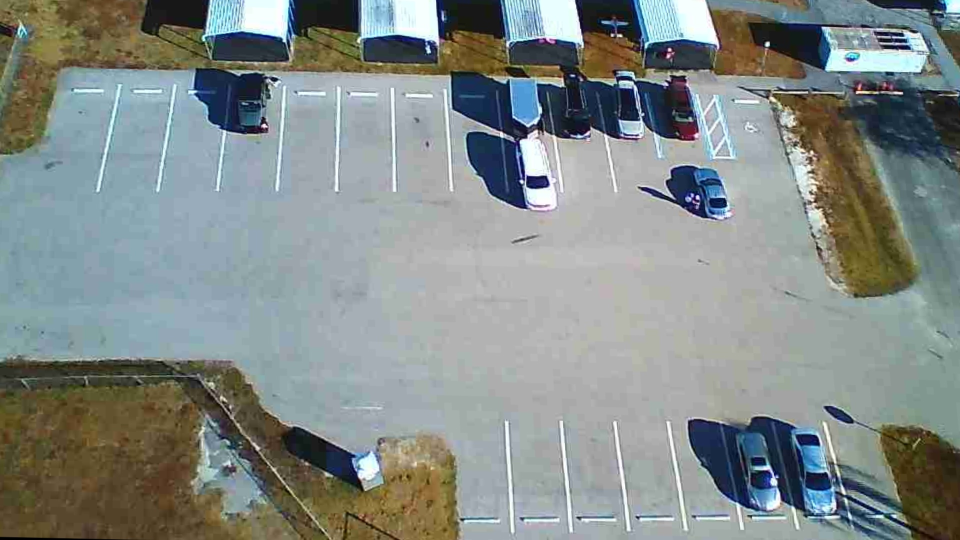
#> input picture drone_parking_backend/frame processing server/lots/1/master.JPG, 1920 x 1080 px, found by its file name (shown at 1/2 size)
$ python profile_pipeline.py
#> lines starting #> are read from the running program, lines starting #| are printed output that depends on the picture
### drone_parking_backend/frame processing server/config.py
import os
import json
import cv2
import numpy as np

LOT_DIR = "lots"


def load_lot(lot_id):
    """Load master image and parking spot definitions for a lot.

    Returns (master_img, parking_data, error_string).
    parking_data is a list of (polygon_ndarray, spot_id) tuples,
    matching the format used by the occupancy checker.
    """
    lot_path = os.path.join(LOT_DIR, lot_id)
    master_path = os.path.join(lot_path, "master.jpg")
    parking_path = os.path.join(lot_path, "parking.json")

    # Try .jpg first, then .JPG
    if not os.path.exists(master_path):
        master_path = os.path.join(lot_path, "master.JPG")
    if not os.path.exists(master_path):
        return None, None, f"Master image missing for {lot_id}"

    if not os.path.exists(parking_path):
        return None, None, f"Parking data missing for {lot_id}"

    master_img = cv2.imread(master_path)
    if master_img is None:
        return None, None, f"Failed to decode master image for {lot_id}"

    with open(parking_path, "r") as f:
        spots_json = json.load(f)

    # Convert back to the (polygon_ndarray, spot_id) format
    parking_data = []
    for spot in spots_json:
        polygon = np.array(spot["polygon"], np.int32)
        parking_data.append((polygon, spot["id"]))

    return master_img, parking_data, None


# [9 lines that do not run on import are left out]

### drone_parking_backend/frame processing server/visualize_lot.py
import cv2
import numpy as np
import os
import sys

from align import align_to_master, precompute_master
from config import load_lot
from detect import detect_cars
from occupancy import check_occupancy


# Global cache to store precomputed alignment data for each lot
# Format: { lot_id: (master_kp, master_des) }
MASTER_CACHE = {}


# [49 lines left out: function draw_visualization, not called in this run]


def promote_master(lot_id, aligned_image, inliers, inlier_threshold=140):
    """Saves the current aligned frame as the new master if it matches exceptionally well.

    Since the image is already 'aligned', it perfectly matches the existing
    coordinates in parking.json.
    """
    if inliers > inlier_threshold:
        lot_path = os.path.join("lots", lot_id)
        if not os.path.exists(lot_path):
            return False

        master_path = os.path.join(lot_path, "master.jpg")
        backup_path = os.path.join(lot_path, "master_backup.jpg")

        # Backup original if not already backed up
        if os.path.exists(master_path) and not os.path.exists(backup_path):
            os.rename(master_path, backup_path)

        cv2.imwrite(master_path, aligned_image)
        print(f"🌟 Master image for lot {lot_id} PROMOTED (Inliers: {inliers})")

        # Clear cache so next run uses the new master
        if lot_id in MASTER_CACHE:
            del MASTER_CACHE[lot_id]
        return True
    return False


def visualize_lot(lot_id, image_path, output_path="debug_visualized.jpg"):
    """Full visualization pipeline."""
    print(f"Loading lot: {lot_id}")
    print(f"Image: {image_path}")

    master_img, parking_data, err = load_lot(lot_id)
    if err:
        print("Error:", err)
        return

    image = cv2.imread(image_path)
    if image is None:
        print("Error: Could not load image:", image_path)
        return

    print("Aligning image...")

    # Get or compute cached master features
    if lot_id not in MASTER_CACHE:
        print(f"Precomputing master features for lot {lot_id}...")
        kp, des = precompute_master(master_img)
        MASTER_CACHE[lot_id] = (kp, des)

    master_kp, master_des = MASTER_CACHE[lot_id]

    align_result = align_to_master(master_img, image, master_kp=master_kp, master_des=master_des)
    aligned = align_result["aligned"]
    inliers = align_result["inliers"]

    if align_result["homography"] is None:
        print("⚠️ Alignment failed — using original image (All fallbacks exhausted)")
        aligned = image
    else:
        fallback = align_result.get("fallback_used", "None")
        if fallback == "None":
            print(f"Alignment successful (Standard Methods). Inliers: {inliers}")
        else:
            print(f"Alignment successful via Fallback ({fallback}). Inliers: {inliers}")
        # Check if we should promote this frame to be the new master
        promote_master(lot_id, aligned, inliers)

    print("Running detection...")
    boxes = detect_cars(aligned)

    print(f"Detected {len(boxes)} vehicles")
    for i, box in enumerate(boxes):
        print(f"  Box {i}: {box}")

    print("Checking occupancy...")
    occ = check_occupancy(boxes, parking_data)

    print(f"Occupied: {len(occ['occupied'])}")
    print(f"Free: {len(occ['free'])}")

    print("Drawing visualization...")
    vis = draw_visualization(aligned, parking_data, occ, boxes)

    cv2.imwrite(output_path, vis)
    print("Saved:", output_path)

    return vis


# [10 lines that do not run on import are left out]

### drone_parking_backend/frame processing server/align.py
import cv2
import numpy as np
import sys


def precompute_master(master_img):
    """Pre-calculate SIFT keypoints and descriptors for a master image."""
    gray = cv2.cvtColor(master_img, cv2.COLOR_BGR2GRAY)
    sift = cv2.SIFT_create()
    kp, des = sift.detectAndCompute(gray, None)
    return kp, des


def align_to_master(master, new_img, master_kp=None, master_des=None):
    """Align a new drone image to the master reference using SIFT + FLANN.

    Args:
        master: the master image BGR array
        new_img: the live drone image BGR array
        master_kp: (optional) precompute_master keypoints
        master_des: (optional) precompute_master descriptors
    """
    gray2 = cv2.cvtColor(new_img, cv2.COLOR_BGR2GRAY)

    sift = cv2.SIFT_create()

    # Use precomputed master data if provided, otherwise compute it now
    if master_kp is None or master_des is None:
        gray1 = cv2.cvtColor(master, cv2.COLOR_BGR2GRAY)
        kp1, des1 = sift.detectAndCompute(gray1, None)
    else:
        kp1, des1 = master_kp, master_des

    kp2, des2 = sift.detectAndCompute(gray2, None)

    result = {
        "aligned": new_img,
        "homography": None,
        "keypoints_master": len(kp1) if kp1 else 0,
        "keypoints_live": len(kp2) if kp2 else 0,
        "good_matches": 0,
        "inliers": 0,
    }

    if des1 is None or des2 is None:
        return result

    index_params = dict(algorithm=1, trees=5)
    search_params = dict(checks=50)
    flann = cv2.FlannBasedMatcher(index_params, search_params)
    matches = flann.knnMatch(des1, des2, k=2)

    good_matches = []
    for m, n in matches:
        if m.distance < 0.7 * n.distance:
            good_matches.append(m)

    result["good_matches"] = len(good_matches)

    if len(good_matches) < 10:
        return result

    dst_pts = np.float32([kp1[m.queryIdx].pt for m in good_matches]).reshape(-1, 1, 2)
    src_pts = np.float32([kp2[m.trainIdx].pt for m in good_matches]).reshape(-1, 1, 2)

    H, mask = cv2.findHomography(src_pts, dst_pts, cv2.RANSAC, 5.0)

    if H is None:
        return result

    result["inliers"] = int(mask.ravel().sum())
    result["homography"] = H
    result["aligned"] = cv2.warpPerspective(new_img, H, (master.shape[1], master.shape[0]))

    return result


# [30 lines that do not run on import are left out]

### drone_parking_backend/frame processing server/detect.py
import os
import sys
import tempfile
import cv2
import numpy as np
from roboflow import Roboflow

# Roboflow config — reads API key from env var
ROBOFLOW_API_KEY = os.environ.get("ROBOFLOW_API_KEY", "crcxvzrMUhqJYcyMcpW8")
WORKSPACE = "drone-parking-management-system"
PROJECT = "drone-parking-detection"
MODEL_VERSION = 4

_model = None


def _get_model():
    global _model
    if _model is None:
        if not ROBOFLOW_API_KEY:
            raise RuntimeError("ROBOFLOW_API_KEY environment variable is not set")
        rf = Roboflow(api_key=ROBOFLOW_API_KEY)
        project = rf.workspace(WORKSPACE).project(PROJECT)
        _model = project.version(MODEL_VERSION).model
    return _model


def preprocess(image):
    """Enhance image for better detection, especially for dark vehicles.

    Uses LAB CLAHE for local contrast, Gamma correction for shadow recovery,
    and a subtle sharpening to define vehicle edges.
    """
    lab = cv2.cvtColor(image, cv2.COLOR_BGR2LAB)
    l, a, b = cv2.split(lab)
    clahe = cv2.createCLAHE(clipLimit=2.5, tileGridSize=(8, 8))
    l = clahe.apply(l)
    img = cv2.merge([l, a, b])
    img = cv2.cvtColor(img, cv2.COLOR_LAB2BGR)

    gamma = 1.2
    invGamma = 1.0 / gamma
    table = np.array([((i / 255.0) ** invGamma) * 255 for i in np.arange(0, 256)]).astype("uint8")
    img = cv2.LUT(img, table)

    kernel = np.array([[-1/9, -1/9, -1/9], [-1/9, 17/9, -1/9], [-1/9, -1/9, -1/9]])
    img = cv2.filter2D(img, -1, kernel)

    return img


def detect_cars(image, confidence=30, overlap=30, use_preprocess=True):
    """Run Roboflow detection on a cv2 image.

    Args:
        image: BGR numpy array (cv2 image)
        confidence: detection confidence threshold (0-100)
        overlap: overlap threshold (0-100)
        use_preprocess: whether to apply image enhancement

    Returns list of (x1, y1, x2, y2, confidence) tuples.
    """
    if use_preprocess:
        image = preprocess(image)

    model = _get_model()

    # Roboflow SDK needs a file path, so write to a temp file
    with tempfile.NamedTemporaryFile(suffix=".jpg", delete=False) as f:
        tmp_path = f.name
        cv2.imwrite(tmp_path, image)

    try:
        pred = model.predict(tmp_path, confidence=confidence, overlap=overlap).json()
    finally:
        os.unlink(tmp_path)

    boxes = []
    for d in pred["predictions"]:
        x, y, w, h = d["x"], d["y"], d["width"], d["height"]
        conf = d.get("confidence", 0.0)
        x1, y1 = int(x - w / 2), int(y - h / 2)
        x2, y2 = int(x + w / 2), int(y + h / 2)
        boxes.append((x1, y1, x2, y2, conf))

    return boxes


# [16 lines that do not run on import are left out]

### drone_parking_backend/frame processing server/profile_pipeline.py
import time
import cProfile
import pstats
import io
import os

from visualize_lot import visualize_lot, MASTER_CACHE

def measure_pipeline_latency(lot_id, image_path):
    print(f"\n{'='*50}")
    print(f"PROFILING RUN FOR IMAGE: {image_path}")
    print(f"{'='*50}\n")

    print("--- RUN 1: COLD START (Cache Empty) ---")
    start_time = time.time()
    visualize_lot(lot_id, image_path, "profile_output_run1.jpg")
#> in load_lot, master_img is the input picture: shape (1080, 1920, 3); mean B, G, R 136, 138.5, 131
#> (reads drone_parking_backend/frame processing server/parking.json from the repository)
#> in visualize_lot, `master_img, parking_data, err = load_lot(lot_id)`: parking_data = 21 items
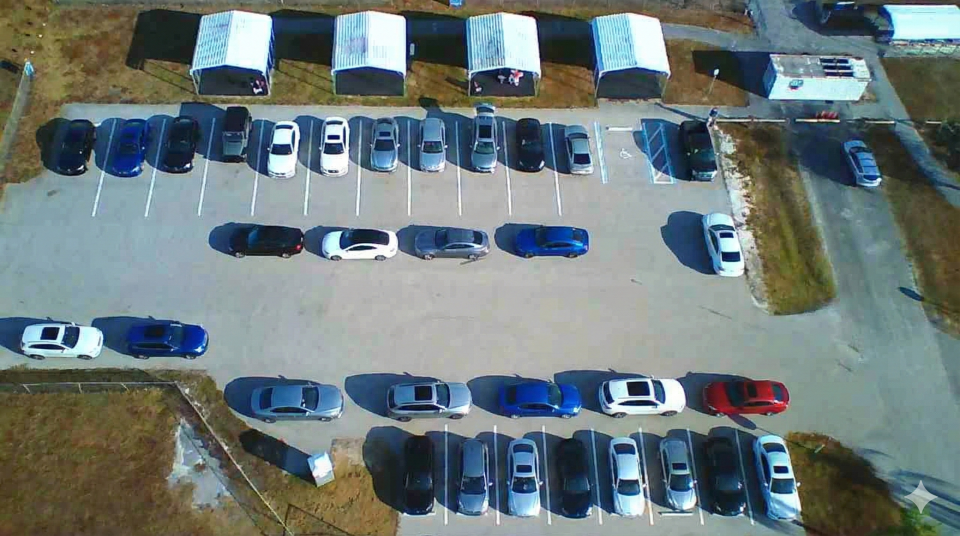
#> input picture drone_parking_backend/frame processing server/test_lot1.png, 1920 x 1072 px (shown at 1/2 size)
#> in visualize_lot, image is the input picture: shape (1072, 1920, 3); mean B, G, R 122, 121.8, 109.9
#> in precompute_master, `gray = cv2.cvtColor(master_img, cv2.COLOR_BGR2GRAY)`:
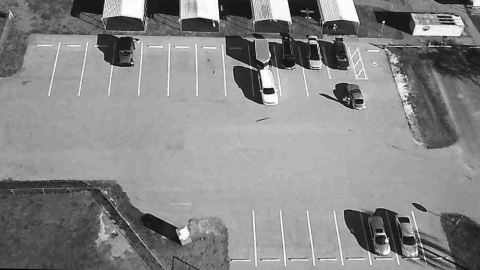
#> gray: shape (1080, 1920) (shown at 1/4 size); min 0, max 255, mean 135.9
#> in precompute_master, `kp, des = sift.detectAndCompute(gray, None)`: kp = 6308 keypoints; strongest (x, y, size): (1535, 88, 6.3), (1395, 395, 5.2), (1079, 364, 20.6), (1339, 99, 4.6)
#> in visualize_lot, `master_kp, master_des = MASTER_CACHE[lot_id]`: master_kp has the same summary as kp in precompute_master
#> in align_to_master, `gray2 = cv2.cvtColor(new_img, cv2.COLOR_BGR2GRAY)`:
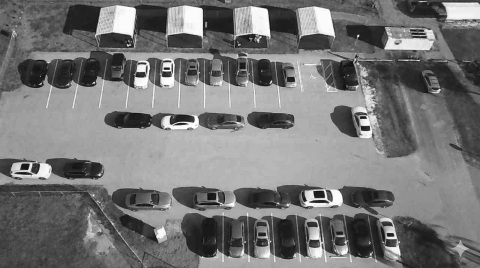
#> gray2: shape (1072, 1920) (shown at 1/4 size); min 3, max 255, mean 118.3
#> in align_to_master, `kp1, des1 = master_kp, master_des`: kp1 has the same summary as kp in precompute_master
#> in align_to_master, `kp2, des2 = sift.detectAndCompute(gray2, None)`: kp2 = 8856 keypoints; strongest (x, y, size): (376, 331, 4.9), (1433, 144, 6.4), (674, 274, 6.7), (660, 274, 6.7)
#> in align_to_master, `matches = flann.knnMatch(des1, des2, k=2)`: matches = 6308 matches
#> after the loop in align_to_master, `for m, n in matches:`: good_matches = 142 matches
#> in align_to_master, `dst_pts = np.float32([kp1[m.queryIdx].pt for m in good_matches]).resha..`: dst_pts = 142 rows, first 8: [11.28, 716.5], [46.09, 761.2], [60.33, 67.75], [115, 138.1], [175.4, 66.48], [258, 107.2], [308, 58.88], [384.1, 965.4]
#> in align_to_master, `src_pts = np.float32([kp2[m.trainIdx].pt for m in good_matches]).resha..`: src_pts = 142 rows, first 8: [1244.4, 204.4], [49.61, 771], [71.77, 140.7], [122.7, 206], [174.4, 141.7], [248.1, 179.9], [653.9, 291.2], [334.5, 955.8]
#> in align_to_master, `H, mask = cv2.findHomography(src_pts, dst_pts, cv2.RANSAC, 5.0)`: H = [[1.12, 0.0137, -22.13], [0.0116, 1.05, -76.7], [2.86e-05, -5.29e-05, 1]]; mask = 142 values, max 1 at index 1, min 0 at index 0, mean 0.521
#> in visualize_lot, `align_result = align_to_master(master_img, image, master_kp=master_kp,..`: align_result = 6 items
#> in visualize_lot, `inliers = align_result["inliers"]`: inliers = 74
#> in visualize_lot, `fallback = align_result.get("fallback_used", "None")`: fallback = 'None'
#| Alignment successful (Standard Methods). Inliers: 74
#> in preprocess, `l, a, b = cv2.split(lab)`:
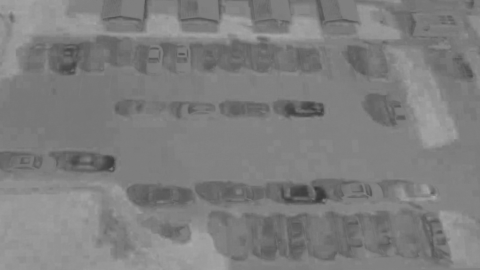
#> b: shape (1080, 1920) (shown at 1/4 size); min 53, max 177, mean 125.9
#> (the call stopped at in _get_model, `rf = Roboflow(api_key=ROBOFLOW_API_KEY)`: roboflow is not available in this run)
    cold_time = time.time() - start_time
    print(f"-> Total Cold Start Time: {cold_time:.3f}s\n")

    print("--- RUN 2: WARM START (Master Keypoints Cached) ---")
    start_time = time.time()
    visualize_lot(lot_id, image_path, "profile_output_run2.jpg")
#> call 2 of visualize_lot, with lot_id = '1', image_path = 'test_lot1.png', output_path = 'profile_output_run2.jpg'
#> after the loop in align_to_master (call 2), `for m, n in matches:`: good_matches = 151 matches
#> in align_to_master (call 2), `dst_pts = np.float32([kp1[m.queryIdx].pt for m in good_matches]).resha..`: dst_pts = 151 rows, first 8: [11.28, 716.5], [46.09, 761.2], [115, 138.1], [133, 720.1], [175.4, 66.48], [229.4, 104.4], [258, 107.2], [308, 58.88]
#> in align_to_master (call 2), `src_pts = np.float32([kp2[m.trainIdx].pt for m in good_matches]).resha..`: src_pts = 151 rows, first 8: [1244.4, 204.4], [49.61, 771], [122.7, 206], [1645.5, 73.5], [174.4, 141.7], [221.8, 174.8], [248.1, 179.9], [653.9, 291.2]
#> in visualize_lot (call 2), `aligned = align_result["aligned"]`:
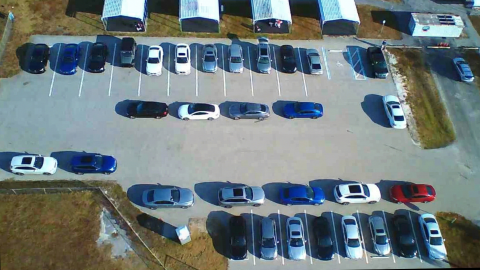
#> aligned: shape (1080, 1920, 3) (shown at 1/4 size); mean of channels 0, 1, 2 125, 123.5, 111.9; drawn as B, G, R
#> in visualize_lot (call 2), `inliers = align_result["inliers"]`: inliers = 81
#| Alignment successful (Standard Methods). Inliers: 81
#> in preprocess (call 2), `l = clahe.apply(l)`:
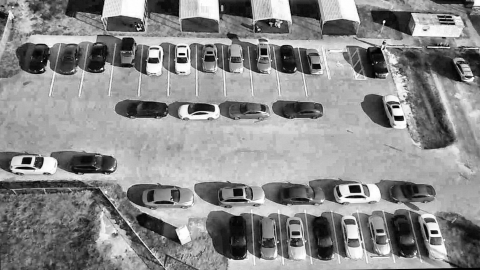
#> l: shape (1080, 1920) (shown at 1/4 size); min 0, max 255, mean 138.4
#> (the call stopped at in _get_model, `rf = Roboflow(api_key=ROBOFLOW_API_KEY)`: roboflow is not available in this run)
    warm_time = time.time() - start_time
    print(f"-> Total Warm Start Time: {warm_time:.3f}s\n")

    print(f"⏱ CACHE SPEEDUP: {cold_time - warm_time:.3f}s time saved by Master Caching.\n")

def detailed_cprofile(lot_id, image_path):
    print(f"{'='*50}")
    print("RUNNING IN-DEPTH CPROFILE FOR FUNCTION BOTTLENECKS")
    print(f"{'='*50}\n")

    pr = cProfile.Profile()
    pr.enable()

    visualize_lot(lot_id, image_path, "profile_output_run3.jpg")
#> after the loop in align_to_master (call 3), `for m, n in matches:`: good_matches = 152 matches
#> in align_to_master (call 3), `dst_pts = np.float32([kp1[m.queryIdx].pt for m in good_matches]).resha..`: dst_pts = 152 rows, first 8: [11.28, 716.5], [46.09, 761.2], [60.33, 67.75], [115, 138.1], [144, 174.9], [148.2, 728.5], [175.4, 66.48], [229.4, 104.4]
#> in align_to_master (call 3), `src_pts = np.float32([kp2[m.trainIdx].pt for m in good_matches]).resha..`: src_pts = 152 rows, first 8: [1244.4, 204.4], [49.61, 771], [71.77, 140.7], [122.7, 206], [1214.2, 251.4], [139.4, 742], [174.4, 141.7], [221.8, 174.8]
#| Alignment successful (Standard Methods). Inliers: 79
#> in preprocess (call 3), `img = cv2.LUT(img, table)`:
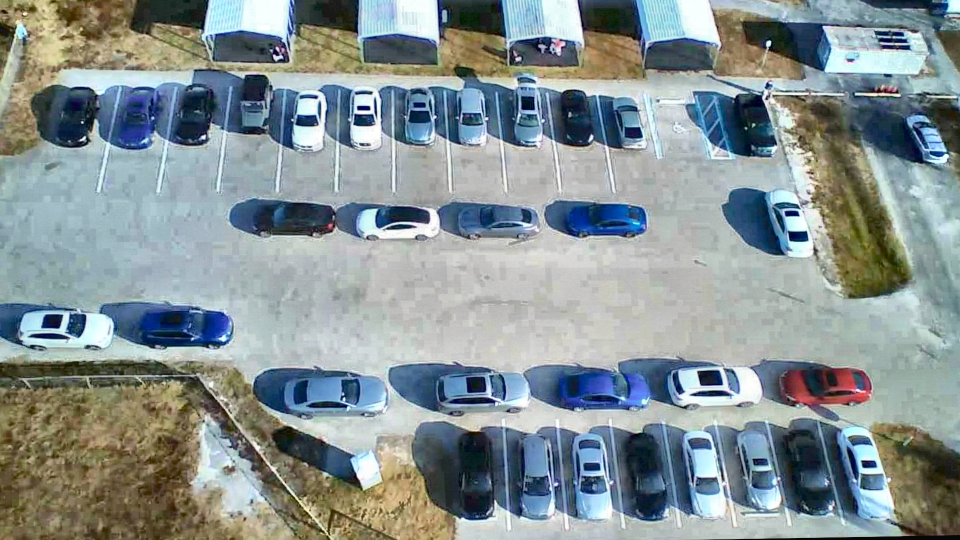
#> img: shape (1080, 1920, 3) (shown at 1/2 size); mean B, G, R 147.2, 146, 134.8
#> (the call stopped at in _get_model, `rf = Roboflow(api_key=ROBOFLOW_API_KEY)`: roboflow is not available in this run)

    pr.disable()

    s = io.StringIO()
    sortby = 'tottime'
    ps = pstats.Stats(pr, stream=s).sort_stats(sortby)
    ps.print_stats(15)
    print(s.getvalue())

    with open("profile_results.txt", "w") as f:
        ps = pstats.Stats(pr, stream=f).sort_stats('cumtime')
        ps.print_stats()

    print(" Full execution trace saved to 'profile_results.txt'")


if __name__ == "__main__":
    if not os.path.exists("test_lot1.png"):
        print("Error: test_lot1.png not found for profiling. Provide a valid image.")
        exit(1)

    measure_pipeline_latency("1", "test_lot1.png")

    MASTER_CACHE.clear()
    detailed_cprofile("1", "test_lot1.png")
